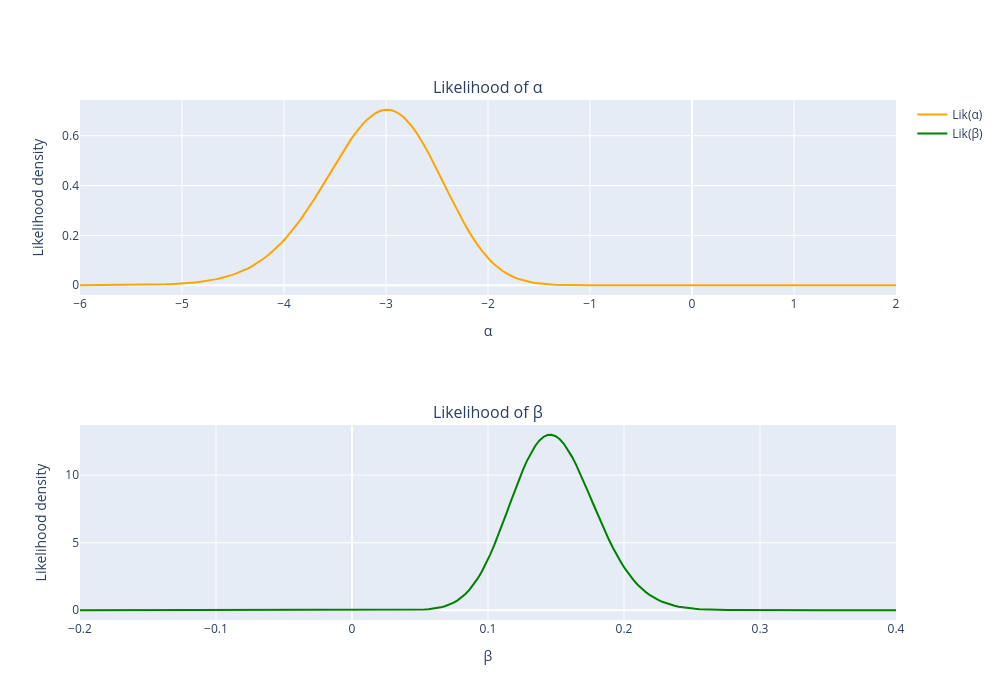

The cell this chart's notebook holds for it:
### Markdown cell above
The likelihood **$\mathcal{L}(\theta)$** is a product of probabilities and therefore takes extremely small values over most of the parameter space, except in a narrow region around the maximum. This makes the likelihood plot sharply peaked and hard to interpret visually.

The log-likelihood **$\ell(\theta) = \log \mathcal{L}(\theta)$** spreads these values over a wider range while preserving the location of the maximum. As a result, the high-probability region is much clearer and smoother in the log-likelihood plot.

From the figures, the maximum is located approximately at

$$
\alpha \in [-3.5, -2.5], \qquad \beta \in [0.10, 0.18].
$$

### Code cell
lik_alpha = np.sum(L, axis=0) 
lik_beta = np.sum(L, axis=1)  

d_alpha = alpha_range[1] - alpha_range[0]
d_beta = beta_range[1] - beta_range[0]

lik_alpha_norm = lik_alpha / (np.sum(lik_alpha) * d_alpha)
lik_beta_norm = lik_beta / (np.sum(lik_beta) * d_beta)

# Plot
fig = make_subplots(rows=2, cols=1, subplot_titles=("Likelihood of α", "Likelihood of β"))

fig.add_trace(go.Scatter(x=alpha_range, y=lik_alpha_norm, name='Lik(α)', line=dict(color='orange')), row=1, col=1)
fig.add_trace(go.Scatter(x=beta_range, y=lik_beta_norm, name='Lik(β)', line=dict(color='green')), row=2, col=1)

fig.update_xaxes(title_text="α", row=1, col=1)
fig.update_xaxes(title_text="β", row=2, col=1)
fig.update_yaxes(title_text="Likelihood density", row=1, col=1)
fig.update_yaxes(title_text="Likelihood density", row=2, col=1)

fig.update_layout(height=700, width=1000, showlegend=True)

### Figure 1 — Plotly figure (JSON) as saved in the notebook; plotly's stock layout.template omitted (floating-point values rounded to 4 significant figures; data arrays with more than 128 entries replaced by an {"elided": "..."} marker saying what was removed)
{"data": [{"line": {"color": "orange"}, "name": "Lik(α)", "type": "scatter", "x": {"elided": "200 float values"}, "xaxis": "x", "y": {"elided": "200 float values"}, "yaxis": "y"}, {"line": {"color": "green"}, "name": "Lik(β)", "type": "scatter", "x": {"elided": "200 float values"}, "xaxis": "x2", "y": {"elided": "200 float values"}, "yaxis": "y2"}], "layout": {"annotations": [{"font": {"size": 16}, "showarrow": false, "text": "Likelihood of α", "x": 0.5, "xanchor": "center", "xref": "paper", "y": 1, "yanchor": "bottom", "yref": "paper"}, {"font": {"size": 16}, "showarrow": false, "text": "Likelihood of β", "x": 0.5, "xanchor": "center", "xref": "paper", "y": 0.375, "yanchor": "bottom", "yref": "paper"}], "height": 700, "showlegend": true, "width": 1000, "xaxis": {"anchor": "y", "domain": [0, 1], "title": {"text": "α"}}, "xaxis2": {"anchor": "y2", "domain": [0, 1], "title": {"text": "β"}}, "yaxis": {"anchor": "x", "domain": [0.625, 1], "title": {"text": "Likelihood density"}}, "yaxis2": {"anchor": "x2", "domain": [0, 0.375], "title": {"text": "Likelihood density"}}}}
